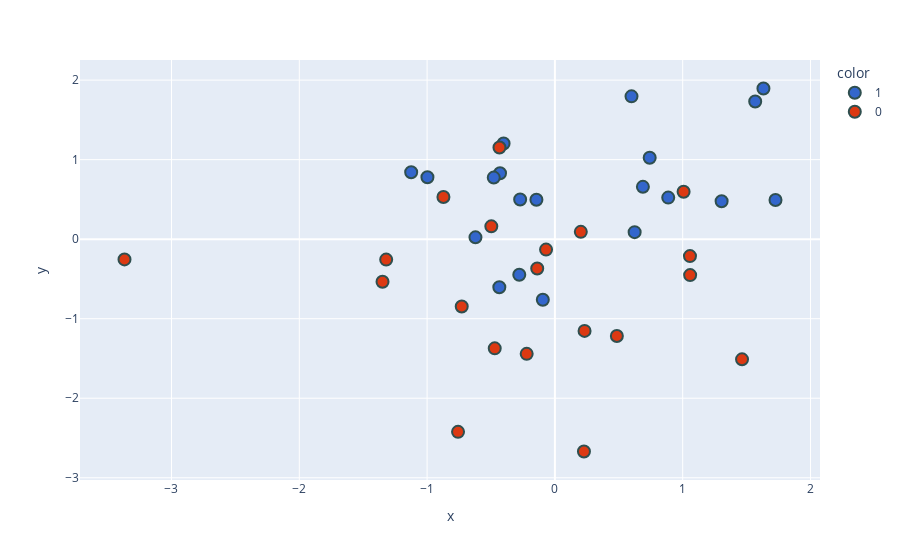

The notebook cell this image was saved under:
### Code cell
new_df['target'] = new_df['target'].astype('str')
fig = px.scatter(x=new_df['PC1'],
                 y=new_df['PC2'],
                 color=new_df['target'],
                 color_discrete_sequence=px.colors.qualitative.G10
                )

fig.update_traces(marker=dict(size=12,
                              line=dict(width=2,
                                        color='DarkSlateGrey')),
                  selector=dict(mode='markers'))
fig.show()

### Figure 1 — Plotly figure (JSON) as saved in the notebook; plotly's stock layout.template omitted (floating-point values rounded to 4 significant figures)
{"data": [{"hovertemplate": "color=1<br>x=%{x}<br>y=%{y}<extra></extra>", "legendgroup": "1", "marker": {"color": "#3366CC", "line": {"color": "DarkSlateGrey", "width": 2}, "size": 12, "symbol": "circle"}, "mode": "markers", "name": "1", "orientation": "v", "showlegend": true, "type": "scatter", "x": [0.5994, -0.2719, -0.6216, 1.567, -0.4015, 1.726, -0.4294, 0.8867, 0.6886, -0.4784, 1.305, 0.7417, -1.125, -0.4348, -0.2787, 1.632, -0.1446, 0.624, -0.9974, -0.09456], "xaxis": "x", "y": [1.796, 0.4982, 0.02311, 1.731, 1.203, 0.4925, 0.8293, 0.5227, 0.6581, 0.7744, 0.4766, 1.024, 0.8422, -0.6038, -0.4476, 1.895, 0.4949, 0.08837, 0.7789, -0.7616], "yaxis": "y"}, {"hovertemplate": "color=0<br>x=%{x}<br>y=%{y}<extra></extra>", "legendgroup": "0", "marker": {"color": "#DC3912", "line": {"color": "DarkSlateGrey", "width": 2}, "size": 12, "symbol": "circle"}, "mode": "markers", "name": "0", "orientation": "v", "showlegend": true, "type": "scatter", "x": [1.057, -1.32, -0.4708, -0.4337, 0.2273, 1.007, -0.8722, -3.368, -0.729, -0.06918, 0.4848, 1.058, 0.2028, -0.7579, -0.1383, -0.2208, 0.2321, 1.464, -1.349, -0.4975], "xaxis": "x", "y": [-0.2127, -0.257, -1.373, 1.153, -2.67, 0.596, 0.5307, -0.2546, -0.8465, -0.131, -1.218, -0.452, 0.09181, -2.423, -0.3684, -1.442, -1.153, -1.511, -0.5361, 0.1614], "yaxis": "y"}], "layout": {"legend": {"title": {"text": "color"}, "tracegroupgap": 0}, "margin": {"t": 60}, "xaxis": {"anchor": "y", "domain": [0, 1], "title": {"text": "x"}}, "yaxis": {"anchor": "x", "domain": [0, 1], "title": {"text": "y"}}}}
